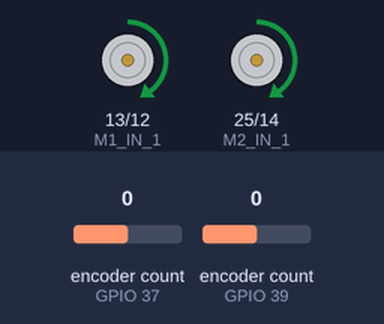
Bench run of a program on a simulated ESP32. On the bench: motor-driver pin pairs drawn as motors (green arrow = first pin HIGH = forward, orange = second pin HIGH = backward, longer = more drive). The inputs (shaded band) are chosen by the test bench; at power-on: encoder count (sensors on GPIO 37, GPIO 39) 0. What the program prints to the serial monitor is not drawn.

Above: at 1.2 s.
1.3 s: encoder count (sensor on GPIO 37) set to 4
At 2.5 s:
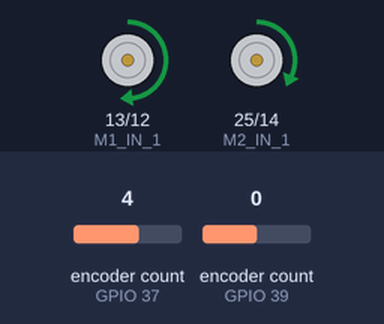
2.8 s: encoder count (sensor on GPIO 39) set to 1
At 3.5 s:
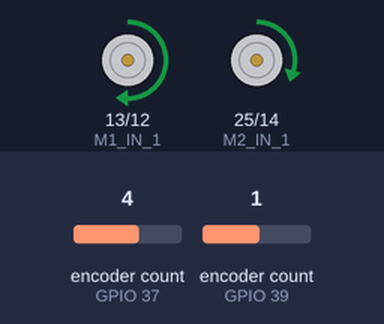
4.3 s: encoder count (sensor on GPIO 37) set to 5
At 4.8 s:
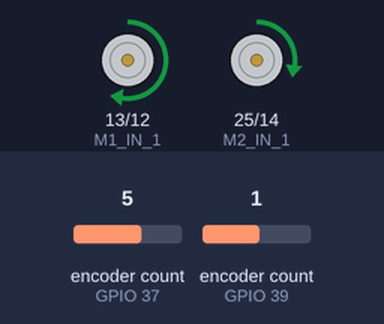
7.3 s: encoder count (sensor on GPIO 39) set to 2
At 7.9 s:
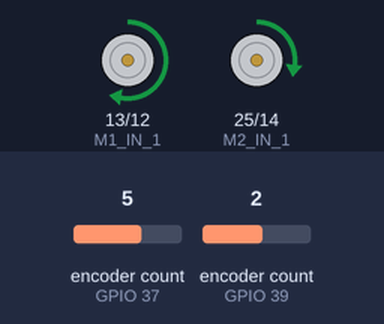
Timing chart, 0 to 9.8 s (numbered marks = the images above; inputs shaded):
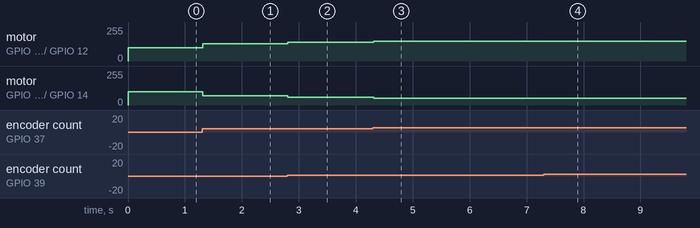

Measured:
- after the input at 1.3 s, motor on GPIO 13 (M1_IN_1) / GPIO 12 (M1_IN_2): forward 100/255 → forward 131/255 at once; motor on GPIO 25 (M2_IN_1) / GPIO 14 (M2_IN_2): forward 100/255 → forward 68/255 at once
- after the input at 2.8 s, motor on GPIO 13 (M1_IN_1) / GPIO 12 (M1_IN_2): forward 131/255 → forward 139/255 at once; motor on GPIO 25 (M2_IN_1) / GPIO 14 (M2_IN_2): forward 68/255 → forward 60/255 at once
- after the input at 4.3 s, motor on GPIO 13 (M1_IN_1) / GPIO 12 (M1_IN_2): forward 139/255 → forward 147/255 at once, → forward 148/255 1.9 s later; motor on GPIO 25 (M2_IN_1) / GPIO 14 (M2_IN_2): forward 60/255 → forward 52/255 at once, → forward 51/255 1.9 s later
- after the input at 7.3 s, motor on GPIO 13 (M1_IN_1) / GPIO 12 (M1_IN_2): forward 148/255 → forward 149/255 at once; motor on GPIO 25 (M2_IN_1) / GPIO 14 (M2_IN_2): forward 51/255 → forward 50/255 at once

The program:

main.cpp
```cpp
#include <Arduino.h>
#include <Encoder.h>

// Encoder pins
const unsigned int M1_ENC_A = 39;
const unsigned int M1_ENC_B = 38;
const unsigned int M2_ENC_A = 37;
const unsigned int M2_ENC_B = 36;

// Motor driver pins
const unsigned int M1_IN_1 = 13;  // Direction control pin 1 for motor 1
const unsigned int M1_IN_2 = 12;  // Direction control pin 2 for motor 1
const unsigned int M2_IN_1 = 25;  // Direction control pin 1 for motor 2
const unsigned int M2_IN_2 = 14;  // Direction control pin 2 for motor 2

const unsigned int M1_IN_1_CHANNEL = 8;
const unsigned int M1_IN_2_CHANNEL = 9;
const unsigned int M2_IN_1_CHANNEL = 2;
const unsigned int M2_IN_2_CHANNEL = 3;

// PWM settings
const int freq = 5000;       // PWM frequency
const int resolution = 8;    // PWM resolution (8 bits)

// PID constants
float Kp = 2;  // Start with a moderate Kp value
float Ki = 0.01;  // Initially set to zero
float Kd = 0.01;  // Initially set to zero

// PID variables
unsigned long lastTime = 0;
float errorSum = 0;
float lastError = 0;
unsigned long sampleTime = 1; // in milliseconds

void setup() {
  Serial.begin(115200);

  // Setup PWM channels
  ledcSetup(M1_IN_1_CHANNEL, freq, resolution);
  ledcSetup(M1_IN_2_CHANNEL, freq, resolution);
  ledcSetup(M2_IN_1_CHANNEL, freq, resolution);
  ledcSetup(M2_IN_2_CHANNEL, freq, resolution);

  // Attach PWM channels to motor driver pins
  ledcAttachPin(M1_IN_1, M1_IN_1_CHANNEL);
  ledcAttachPin(M1_IN_2, M1_IN_2_CHANNEL);
  ledcAttachPin(M2_IN_1, M2_IN_1_CHANNEL);
  ledcAttachPin(M2_IN_2, M2_IN_2_CHANNEL);
}

void setLeftSpeed(int speed) {
  int pwm = abs(speed);
  pwm = constrain(pwm, 0, 255);

  if (speed > 0) {
    // Forward
    ledcWrite(M1_IN_1_CHANNEL, pwm);
    ledcWrite(M1_IN_2_CHANNEL, 0);
  } else if (speed < 0) {
    // Backward
    ledcWrite(M1_IN_1_CHANNEL, 0);
    ledcWrite(M1_IN_2_CHANNEL, pwm);
  } else {
    // Stop
    ledcWrite(M1_IN_1_CHANNEL, 0);
    ledcWrite(M1_IN_2_CHANNEL, 0);
  }
}

void setRightSpeed(int speed) {
  int pwm = abs(speed);
  pwm = constrain(pwm, 0, 255);

  if (speed > 0) {
    // Forward
    ledcWrite(M2_IN_1_CHANNEL, pwm);
    ledcWrite(M2_IN_2_CHANNEL, 0);
  } else if (speed < 0) {
    // Backward
    ledcWrite(M2_IN_1_CHANNEL, 0);
    ledcWrite(M2_IN_2_CHANNEL, pwm);
  } else {
    // Stop
    ledcWrite(M2_IN_1_CHANNEL, 0);
    ledcWrite(M2_IN_2_CHANNEL, 0);
  }
}

void loop() {
   // Initialize encoders as static variables
  static Encoder enc1(M1_ENC_A, M1_ENC_B);
  static Encoder enc2(M2_ENC_A, M2_ENC_B);

  long enc1_value = 0;
  long enc2_value = 0;

  int baseSpeed = 100; // Adjust base speed as necessary

  // Compute maximum allowed output
  float maxOutput = 50; // Adjust max output to prevent large corrections

  // Reset PID variables
  lastTime = millis();
  errorSum = 0;
  lastError = 0;

  // Reset encoder counts
  enc1.write(0);
  enc2.write(0);

  // PID control loop runs indefinitely
  while (true) {
    unsigned long currentTime = millis();
    if (currentTime - lastTime >= sampleTime) {
        // Read encoder values
        enc1_value = enc1.read();
        enc2_value = -enc2.read(); // Invert enc2 readings

        // Compute error
        float error = (float)(enc2_value - enc1_value);

        // Compute time difference in seconds
        float deltaTime = (currentTime - lastTime) / 1000.0;

        // Update integral term with windup protection
        errorSum += error * deltaTime;
        errorSum = constrain(errorSum, -1000, 1000); // Adjust limits as needed

        // Compute derivative term
        float dError = (error - lastError) / deltaTime;

        // Compute PID output
        float output = Kp * error + Ki * errorSum + Kd * dError;

        // Limit output to prevent speeds from going out of bounds
        output = constrain(output, -maxOutput, maxOutput);

        // Adjust motor speeds in opposite directions
        int leftSpeed = baseSpeed - (int)(output);
        int rightSpeed = baseSpeed + (int)(output);

        // Constrain motor speeds to valid range
        leftSpeed = constrain(leftSpeed, 0, 255);
        rightSpeed = constrain(rightSpeed, 0, 255);

        // Set motor speeds
        setLeftSpeed(leftSpeed);
        setRightSpeed(rightSpeed);

        // Update last error and last time
        lastError = error;
        lastTime = currentTime;

        // Print debug information to Serial Monitor
        Serial.print("Enc1: ");
        Serial.print(enc1_value);
        Serial.print("\tEnc2: ");
        Serial.print(enc2_value);
        Serial.print("\tError: ");
        Serial.print(error);
        Serial.print("\tOutput: ");
        Serial.println(output);
        Serial.print("Left Speed: ");
        Serial.print(leftSpeed);
        Serial.print("\tRight Speed: ");
        Serial.println(rightSpeed);
    }
  }
}
```
